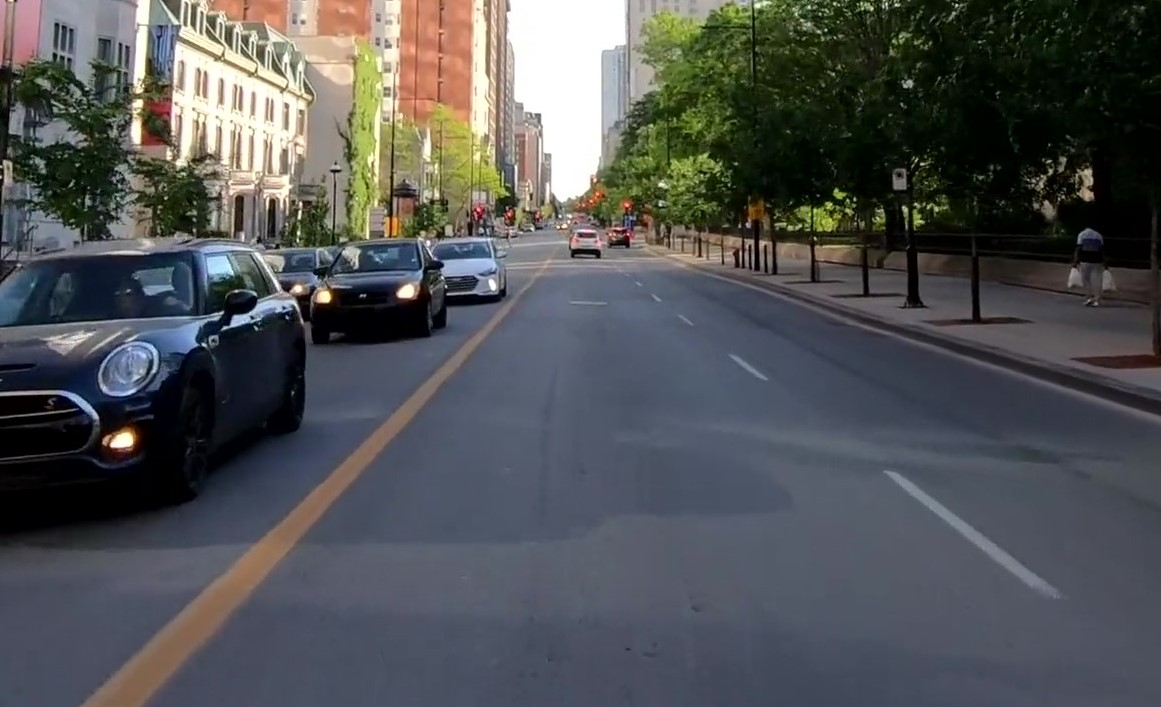
#> input picture Road_Image.jpg, 1161 x 707 px
$ python Interested_Region.py
#> lines starting #> are read from the running program, lines starting #| are printed output that depends on the picture; after the words box and inside, x2 and y2 are one past the last pixel; in counts of white or black regions, pixels touching at a corner belong together
#> further down, road_image is the input picture: shape (707, 1161, 3); mean B, G, R 85.1, 83.6, 81.6
import cv2
import numpy as np
import matplotlib.pyplot as plt


def canny(img):
    gray_image = cv2.cvtColor(img, cv2.COLOR_RGB2GRAY)
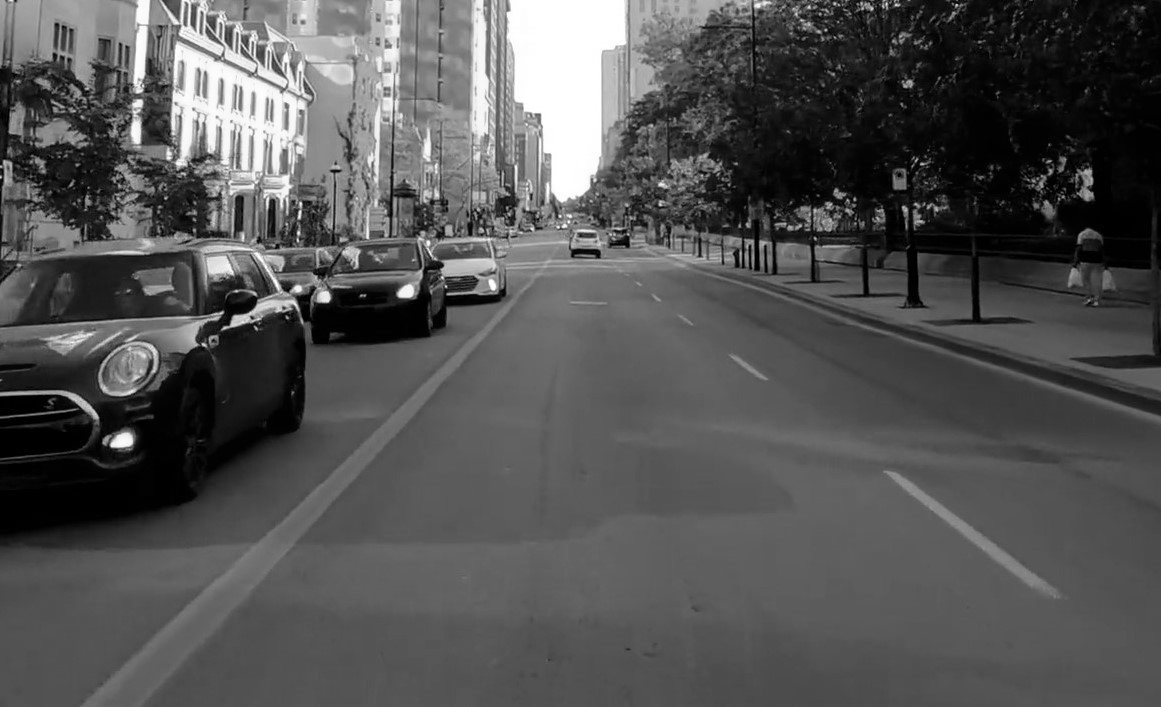
#> gray_image: shape (707, 1161); min 0, max 255, mean 83.8
    filtered_image = cv2.GaussianBlur(gray_image, (5, 5), 0)
    canny_image = cv2.Canny(filtered_image, 30, 90)
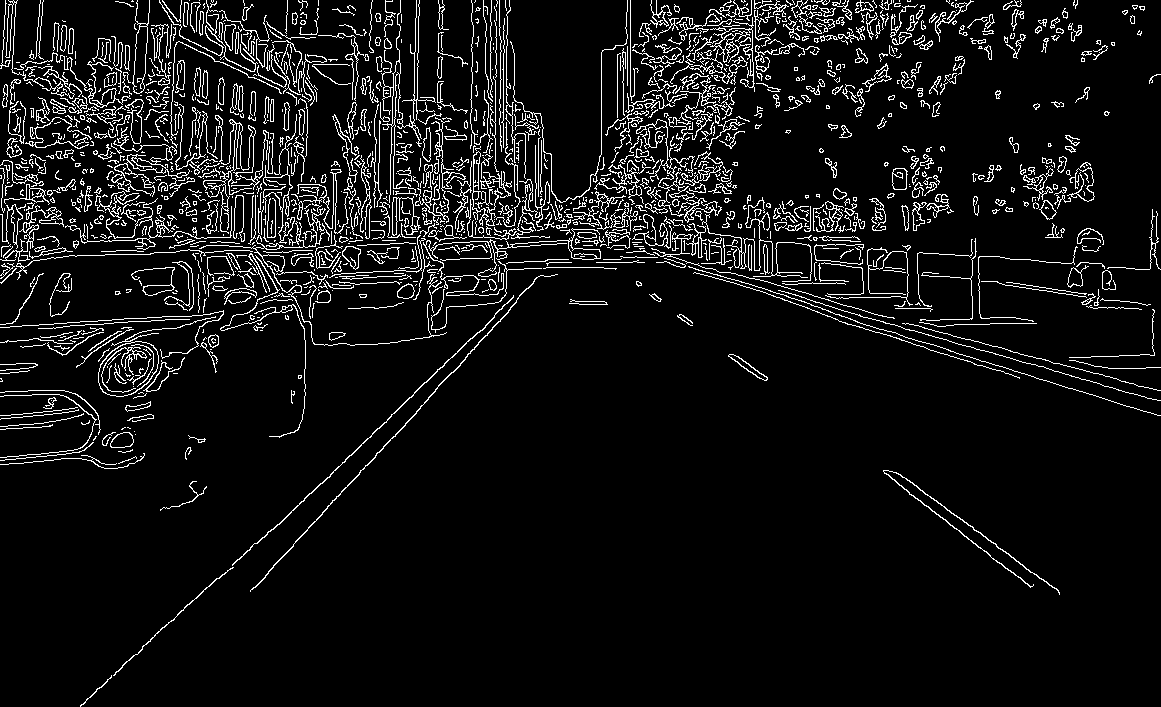
#> canny_image: shape (707, 1161); 7.3% white in thin lines or dots
    return canny_image


def interested_region(img):
    height = img.shape[0]
#> height = 707
    width = img.shape[1]
#> width = 1161

    """Vertices are specified by observing the Image
       Also, fillPoly function takes only array of polygons thus we need to pass
       in an array form eventhough there is only single polygon"""
    masked_figure = np.array([
                             [(20, height), (width, 650), (550, 200)]
                             ])
#> masked_figure = [[20, 707], [1161, 650], [550, 200]]

    """ zero like Creates a black image of same dimension as that of original Image
        Then we draw the polygon of region of interest on that black image"""
    mask = np.zeros_like(img)


    cv2.fillPoly(mask, masked_figure, 255)
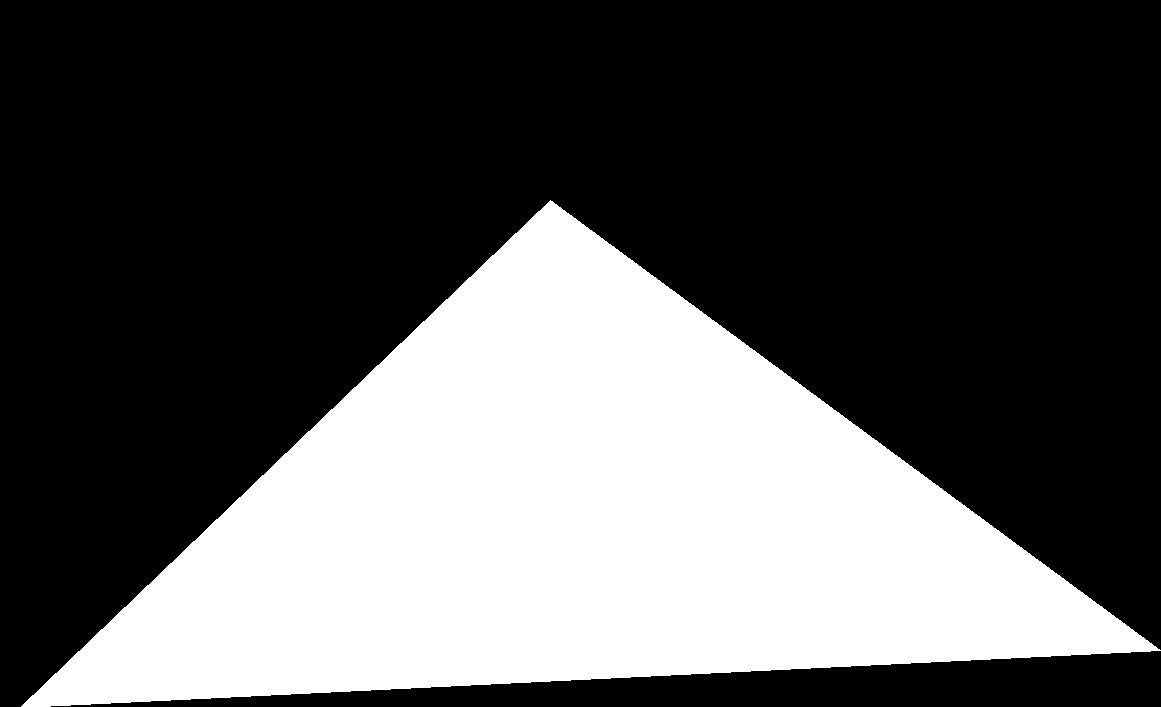
#> mask: shape (707, 1161); 33.5% white; 1 white region, box (x1, y1, x2, y2) and area: (21, 200, 1161, 707) 275055

    """Now, To obtain the edges of the lane, we perform "bitwise_and" of masked image
       with canny image so that only edges corresponding to lanes are visible"""
    cropped_image = cv2.bitwise_and(img, mask)
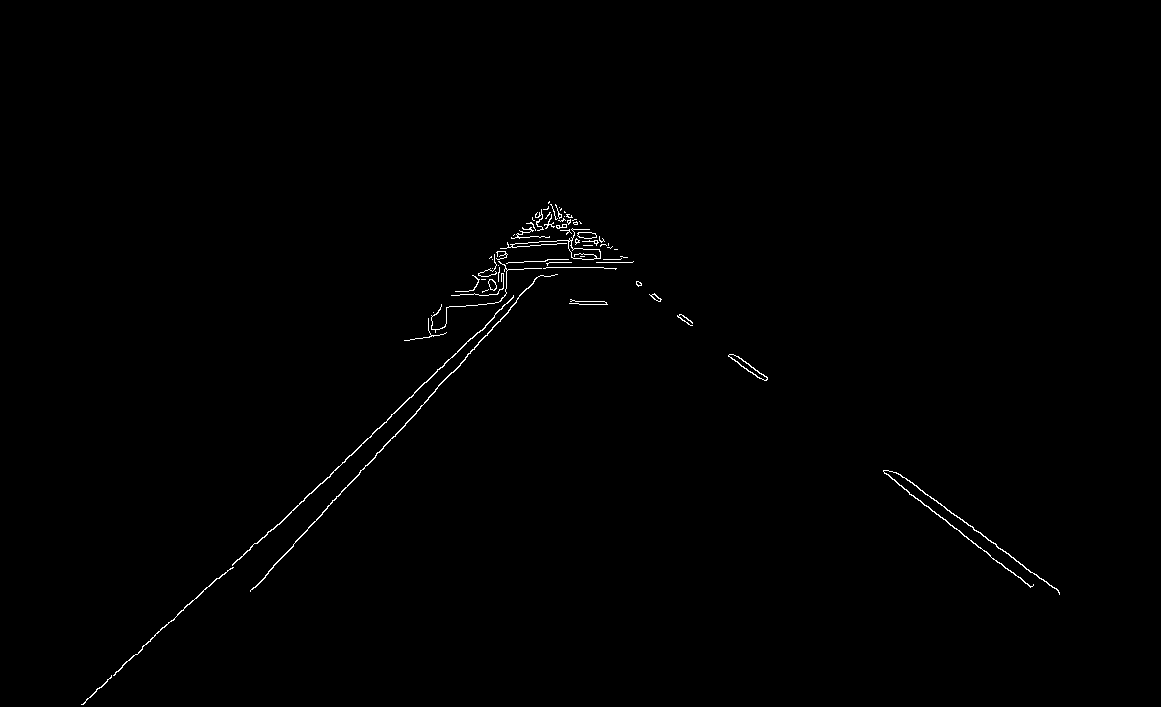
#> cropped_image: shape (707, 1161); 0.47% white in thin lines or dots, all inside (x1, y1, x2, y2) = (81, 201, 1060, 705)
    return cropped_image


road_image = cv2.imread('Road_Image.jpg')
road_image_copy = np.copy(road_image)
canny_image = canny(road_image_copy)
interested_region(canny_image)

cv2.imshow("result", interested_region(canny_image))
cv2.waitKey(0)
cv2.imwrite('Interested Region.png', interested_region(canny_image))
